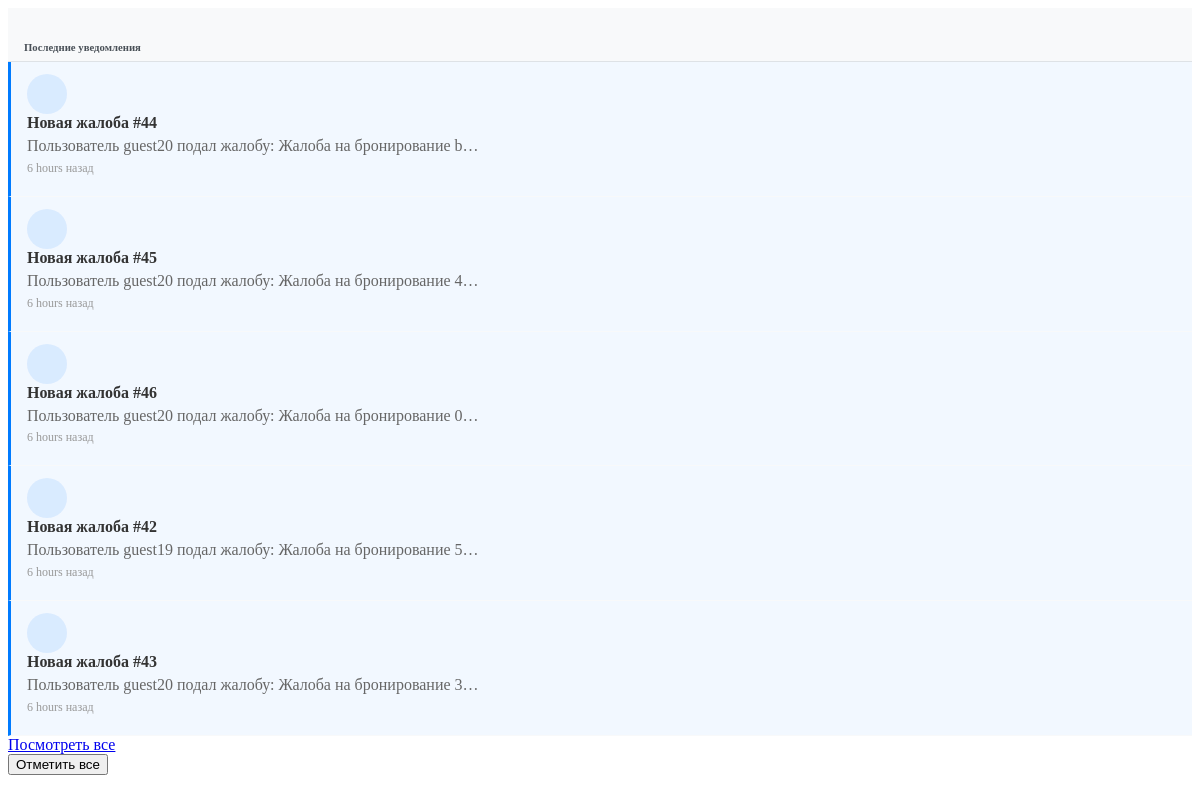
Page /notifications/api/recent/ (signed in) on the earlier database version.
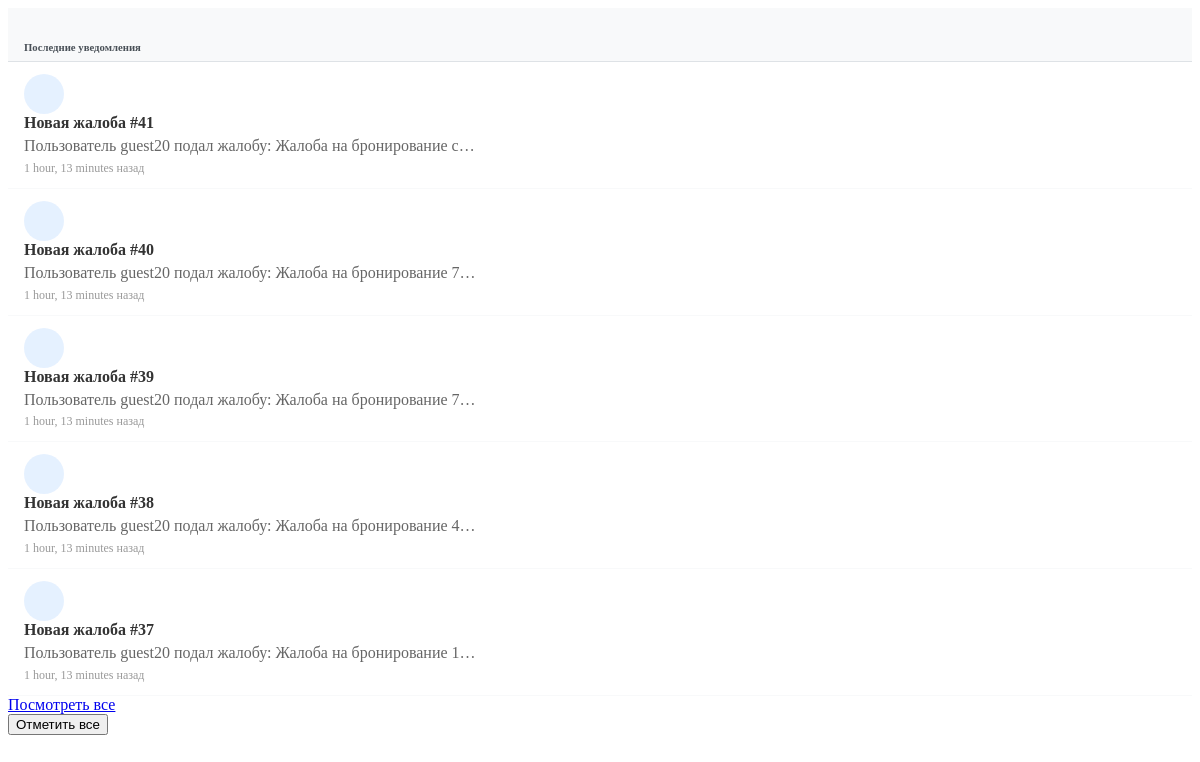
Same page on the later database version.
### notifications/models.py (models this page shows, shortened)
class Notification(models.Model):
    NOTIFICATION_TYPES = [
        ('booking_request', _('Booking Request')),
        ('booking_confirmed', _('Booking Confirmed')),
        ('booking_canceled', _('Booking Canceled')),
        ('message_received', _('Message Received')),
        ('review_received', _('Review Received')),
        ('listing_approved', _('Listing Approved')),
        ('payment_received', _('Payment Received')),
        ('system', _('System Notification')),
    ]
    user = models.ForeignKey(
        settings.AUTH_USER_MODEL,
        on_delete=models.CASCADE,
        related_name='notifications',
        verbose_name=_("User")
    )
    notification_type = models.CharField(
        _("Notification Type"),
        max_length=30,
        choices=NOTIFICATION_TYPES
    )
    title = models.CharField(_("Title"), max_length=255)
    message = models.TextField(_("Message"))
    is_read = models.BooleanField(_("Is Read"), default=False)
    booking = models.ForeignKey(
        'listings.Booking',
        on_delete=models.CASCADE,
        related_name='notifications',
        null=True,
        blank=True,
        verbose_name=_("Related Booking")
    )
    listing = models.ForeignKey(
        'listings.Listing',
        on_delete=models.CASCADE,
        related_name='notifications',
        null=True,
        blank=True,
        verbose_name=_("Related Listing")
    )
    conversation = models.ForeignKey(
        'chat.Conversation',
        on_delete=models.CASCADE,
        related_name='notifications',
        null=True,
        blank=True,
        verbose_name=_("Related Conversation")
    )
    review = models.ForeignKey(
        'listings.Review',
        on_delete=models.CASCADE,
        related_name='notifications',
        null=True,
        blank=True,
        verbose_name=_("Related Review")
    )
    created_at = models.DateTimeField(_("Created At"), auto_now_add=True)
    class Meta:
        verbose_name = _("Notification")
        verbose_name_plural = _("Notifications")
        ordering = ['-created_at']

### notifications/views.py (the view)
# urls.py: path('api/recent/', views.recent_notifications, name='recent_notifications'),
@login_required
def recent_notifications(request):
    notifications = request.user.notifications.all().order_by('-created_at')[:5]
    return render(request, 'notifications/partials/recent_notifications.html', {
        'notifications': notifications
    })

### notifications/templatetags/notify_tags.py (called while the page is built)
@register.filter
def notification_target_url(notification):
    if notification.booking:
        return f"/listings/bookings/{notification.booking.booking_reference}/"
    elif notification.conversation:
        return f"/chat/{notification.conversation.id}/"
    elif notification.listing:
        return f"/listings/{notification.listing.id}/"
    elif notification.review:
        return f"/listings/{notification.review.listing.id}/"
    return "/notifications/"

### notifications/templates/notifications/partials/recent_notifications.html (shortened to what this page needs)
<div class="dropdown-menu-header">
    <h6 class="dropdown-header">Последние уведомления</h6>
</div>
{% if notifications %}
    {% for notification in notifications %}
    <div class="dropdown-item notification-item {% if not notification.is_read %}unread{% endif %}"
         data-notification-id="{{ notification.id }}"
         data-target-url="{% load notify_tags %}{{ notification|notification_target_url }}"
         style="cursor: pointer;">
        <div class="d-flex">
            <div class="notification-icon me-2">
            </div>
            <div class="flex-grow-1">
                <div class="notification-title small fw-bold">{{ notification.title }}</div>
                <div class="notification-message small text-muted">{{ notification.message|truncatechars:60 }}</div>
                <div class="notification-time small text-muted">{{ notification.created_at|timesince }} назад</div>
            </div>
            {% if not notification.is_read %}
                <div class="notification-dot">
                    <span class="badge bg-primary rounded-pill">&nbsp;</span>
                </div>
            {% endif %}
        </div>
    </div>
    {% endfor %}
    <div class="dropdown-item text-center">
        <a href="{% url 'notifications:notification_list' %}" class="btn btn-sm btn-outline-primary">Посмотреть все</a>
    </div>
    <div class="dropdown-item text-center">
        <button class="btn btn-sm btn-outline-secondary" onclick="markAllNotificationsRead()">Отметить все</button>
    </div>
{% else %}
    <div class="empty-notifications">
        <i class="fas fa-bell-slash fa-2x"></i>
        <p class="mb-0">Нет уведомлений</p>
    </div>
{% endif %}

Differences in the rows shown:
removed Notification: title "Новая жалоба #44", message "Пользователь guest20 подал жалобу: Жалоба на бронирование b…", created_at "6 hours", is_read False (drawn)
removed Notification: title "Новая жалоба #45", message "Пользователь guest20 подал жалобу: Жалоба на бронирование 4…", created_at "6 hours", is_read False (drawn)
removed Notification: title "Новая жалоба #46", message "Пользователь guest20 подал жалобу: Жалоба на бронирование 0…", created_at "6 hours", is_read False (drawn)
removed Notification: title "Новая жалоба #42", message "Пользователь guest19 подал жалобу: Жалоба на бронирование 5…", created_at "6 hours", is_read False (drawn)
removed Notification: title "Новая жалоба #43", message "Пользователь guest20 подал жалобу: Жалоба на бронирование 3…", created_at "6 hours", is_read False (drawn)
now on this page (row edited): Notification: title "Новая жалоба #41", message "Пользователь guest20 подал жалобу: Жалоба на бронирование c…", created_at "1 hour, 13 minutes", is_read True (drawn)
now on this page (row edited): Notification: title "Новая жалоба #40", message "Пользователь guest20 подал жалобу: Жалоба на бронирование 7…", created_at "1 hour, 13 minutes", is_read True (drawn)
now on this page (row edited): Notification: title "Новая жалоба #39", message "Пользователь guest20 подал жалобу: Жалоба на бронирование 7…", created_at "1 hour, 13 minutes", is_read True (drawn)
now on this page (row edited): Notification: title "Новая жалоба #38", message "Пользователь guest20 подал жалобу: Жалоба на бронирование 4…", created_at "1 hour, 13 minutes", is_read True (drawn)
now on this page (row edited): Notification: title "Новая жалоба #37", message "Пользователь guest20 подал жалобу: Жалоба на бронирование 1…", created_at "1 hour, 13 minutes", is_read True (drawn)
